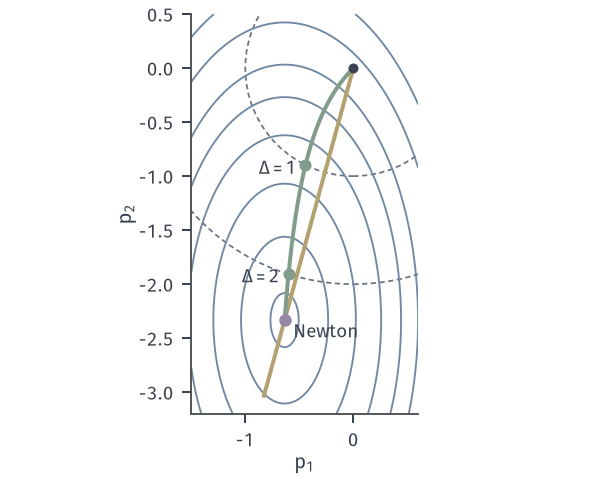

This chart was generated by the following Python code:
from pathlib import Path
import sys
sys.path.insert(0, str(Path(__file__).resolve().parents[1]/"tr-common"))
from tr_core import *
HERE = Path(__file__).resolve().parent
# (2,2) 处：线搜索沿 Newton 方向的射线；信赖域精确解随半径变化的曲线。
fig, ax = figure(width_mm=86, height_mm=68)
P1, P2 = np.meshgrid(np.linspace(-1.5, .6, 500), np.linspace(-3.2, .5, 500))
disk(ax, (0, 0), 2, facecolor='white', edgecolor=MUTED, lw=.7, ls=(0, (3, 2)))
disk(ax, (0, 0), 1, facecolor='white', edgecolor=MUTED, lw=.7, ls=(0, (3, 2)))
ax.contour(P1, P2, 7*P1 + 7*P2 + 5.5*P1**2 + 1.5*P2**2, levels=[-10.3, -9.5, -8, -6, -4, -2, 1, 4], colors=[BLUE], linewidths=.75)
pn = -np.linalg.solve(A_B, A_G)
ax.plot([0, pn[0]*1.3], [0, pn[1]*1.3], color=YELLOW, lw=1.6)
Ds = np.linspace(1e-3, np.linalg.norm(pn), 200); C = np.array([exact(A_G, A_B, d)[0] for d in Ds])
ax.plot(C[:, 0], C[:, 1], color=GREEN, lw=1.6)
for d in (1, 2):
    p = exact(A_G, A_B, d)[0]; ax.plot(*p, 'o', color=GREEN, ms=4.8, mew=0, zorder=6)
    ax.text(p[0]-.08, p[1]-.03, f'$\\Delta={d}$', ha='right', va='center', fontsize=7.5)
ax.plot([0], [0], 'o', color=INK, ms=4, mew=0); ax.plot(*pn, 'o', color=PURPLE, ms=5, mew=0, zorder=7)
ax.text(pn[0]+.08, pn[1]-.02, 'Newton', va='top', fontsize=7.5)
ax.set_aspect('equal'); ax.set_xlim(-1.5, .6); ax.set_ylim(-3.2, .5); ax.set_xlabel('$p_1$', labelpad=1); ax.set_ylabel('$p_2$', labelpad=1)
save(fig, HERE, 'figure', {'g': [7, 7], 'B': 'diag(11,3)'})
